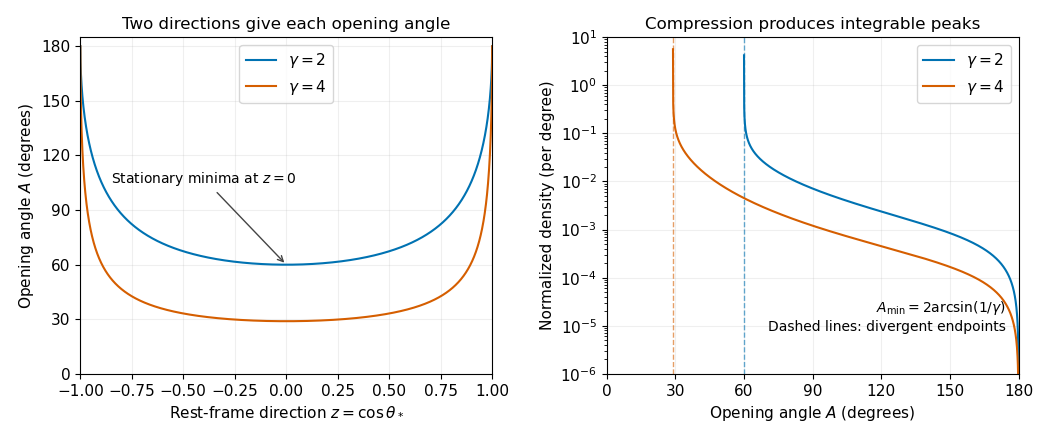

The Python source for this figure:
"""Plot the two-photon opening-angle map and its normalized density.

Tested with Python 3.14, NumPy 2.3.5, and Matplotlib 3.10.7.
The only generated artifact is the PNG in the caller's working directory.
"""
from pathlib import Path

import matplotlib
matplotlib.use("Agg")
import matplotlib.pyplot as plt
import numpy as np


def main():
    plt.rcParams.update({"font.size": 11, "axes.titlesize": 12})
    fig, (mapping, density) = plt.subplots(1, 2, figsize=(10.5, 4.4), dpi=100)
    fig.patch.set_facecolor("white")
    z = np.linspace(-1, 1, 2001)
    for gamma, color in [(2.0, "#0072B2"), (4.0, "#D55E00")]:
        beta = np.sqrt(1 - gamma**-2)
        angle = 2 * np.arcsin(np.clip(1 / (gamma * np.sqrt(1 - beta**2 * z**2)), 0, 1))
        amin = 2 * np.arcsin(1 / gamma)
        mapping.plot(z, np.rad2deg(angle), color=color, label=rf"$\gamma={gamma:g}$")
        aa = np.linspace(amin + 1e-5, np.pi - 1e-5, 3000)
        ss = np.sin(aa / 2)
        pp = np.cos(aa / 2) / (2 * beta * gamma * ss**2 * np.sqrt(gamma**2 * ss**2 - 1))
        density.plot(np.rad2deg(aa), pp * np.pi / 180, color=color, label=rf"$\gamma={gamma:g}$")
        density.axvline(np.rad2deg(amin), color=color, lw=1, ls="--", alpha=0.6)
    mapping.set(xlim=(-1, 1), ylim=(0, 185), xlabel=r"Rest-frame direction $z=\cos\theta_*$",
                ylabel=r"Opening angle $A$ (degrees)", title="Two directions give each opening angle")
    mapping.set_yticks([0, 30, 60, 90, 120, 150, 180])
    mapping.legend(loc="upper center")
    mapping.annotate("Stationary minima at $z=0$", xy=(0, 60), xytext=(-0.85, 105),
                     arrowprops={"arrowstyle": "->", "color": "#444444"}, fontsize=10)
    density.set(xlim=(0, 180), ylim=(1e-6, 10), yscale="log", xlabel=r"Opening angle $A$ (degrees)",
                ylabel="Normalized density (per degree)", title="Compression produces integrable peaks")
    density.set_xticks([0, 30, 60, 90, 120, 150, 180])
    density.legend(loc="upper right")
    density.text(0.97, 0.12, r"$A_{\min}=2\arcsin(1/\gamma)$" + "\nDashed lines: divergent endpoints",
                 transform=density.transAxes, ha="right", va="bottom", fontsize=10)
    for ax in (mapping, density):
        ax.set_facecolor("white")
        ax.grid(alpha=0.2)
    fig.tight_layout(pad=1.1, w_pad=2)
    fig.savefig(Path.cwd() / Path(__file__).with_suffix(".png").name,
                facecolor="white", transparent=False, metadata={"Software": "Matplotlib"})
    plt.close(fig)


if __name__ == "__main__":
    main()
